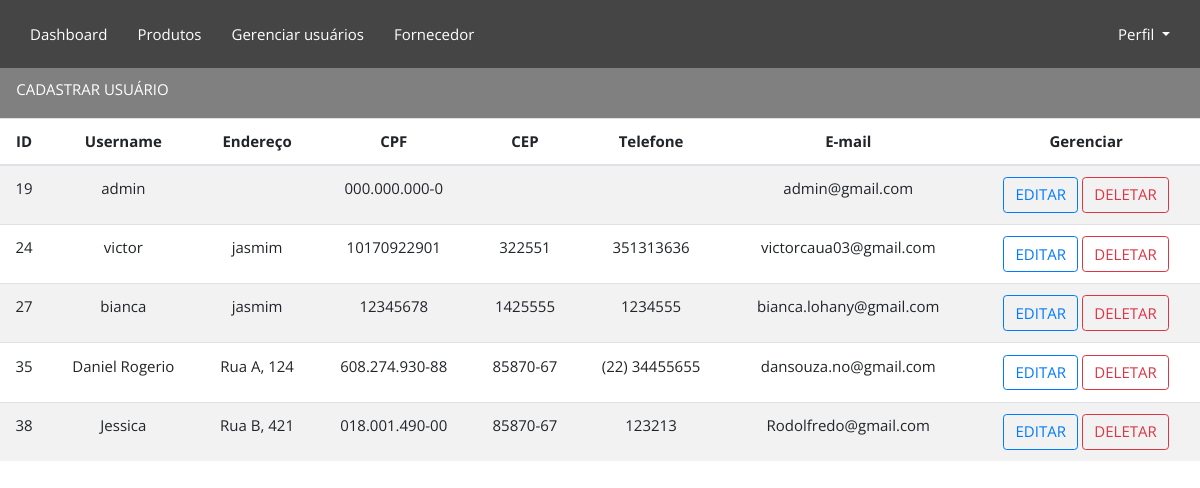
Screenshot of /funcionario/ with the database file from the repository.
### CRUDfuncionario/models.py (models this page shows, shortened)
class Funcionario(AbstractUser):
    idFuncionario = models.AutoField(primary_key=True)
    nivelDeAcesso = models.IntegerField(default=1)
    enderecoFuncionario = models.CharField(max_length=30)
    CPF = CPFField('CPF',default='000.000.000-0')
    CEP = models.CharField(max_length=8)
    telefone = models.CharField(max_length=20)
    funcao = models.CharField(max_length=30)
    username = models.CharField(max_length=30,default='default_username', unique=True,
                                validators=[valida_texto])
    password = models.CharField(max_length=100, default='default_password')
    email = models.EmailField(unique=True, default='daniel@gmail.com',
                              validators = [EmailValidator(message="Insira um endereco de email valído")])

### CRUDfuncionario/views.py (the view)
# urls.py: path('', Funcionarios),
def Funcionarios(request):
    funcionarios = Funcionario.objects.all()
    return render(request, "funcionarios.html", {"funcionarios": funcionarios})

### CRUDfuncionario/templates/funcionarios.html (shortened to what this page needs)
{% extends 'base.html' %}
{% load static %}
{% block content %}
<link rel="stylesheet" href="{% static 'css/crudfuncionario.css' %}">
<div class="retangulo">
    <ul>
        <li>
            <button type="button" class="btn btn-transparent" data-toggle="modal" data-target=".bd-cadastro-modal-lg">
                CADASTRAR USUÁRIO
            </button>
        </li>
    </ul>
</div>
<table class="table table-striped">
    <thead class="thead">
        <tr>
            <th scope="col">ID</th>
            <th scope="col">Username</th>
            <th scope="col">Endereço</th>
            <th scope="col">CPF</th>
            <th scope="col">CEP</th>
            <th scope="col">Telefone</th>
            <th scope="col">E-mail</th>
            <th scope="col">Gerenciar</th>
        </tr>
    </thead>
    <tbody>
        {% for funcionario in funcionarios %}
        <tr>
            <td>{{ funcionario.idFuncionario }}</td>
            <td>{{ funcionario.username }}</td>
            <td>{{ funcionario.enderecoFuncionario }}</td>
            <td>{{ funcionario.CPF }}</td>
            <td>{{ funcionario.CEP }}</td>
            <td>{{ funcionario.telefone }}</td>
            <td>{{ funcionario.email }}</td>
            <td>
                <a href="{% url 'editar_view' funcionario.idFuncionario %}" class="btn btn-outline-primary">EDITAR</a>
                <a href="{% url 'delete_view' funcionario.idFuncionario %}" class="btn btn-outline-danger">DELETAR</a>
            </td>
        </tr>
        {% endfor %}
    </tbody>
</table>
{% endblock %}

### dashboard/Static/css/base.css (style rules this page uses)
* { margin:auto; padding: 0; box-sizing: border-box; font-family: 'Open Sans', sans-serif; font-size: 15px ; }

### CRUDfuncionario/static/css/crudfuncionario.css (style rules this page uses)
* { margin:auto; padding: 0; box-sizing: border-box; font-family: 'Open Sans', sans-serif; font-size: 15px; }
.retangulo ul { height: 50px; background-color: grey; }
.retangulo ul li { display: inline; }
.btn-transparent { margin: 5px; background: transparent; border: none; transition: background .3s; color: white; }
.table thead th, .table tbody td { text-align: center; }
dl, ol, ul { margin-top: 0; margin-bottom: auto; }

### rows the page displays
Funcionario: idFuncionario "19", username "admin", CPF "000.000.000-0", email "admin@gmail.com"
Funcionario: idFuncionario "24", username "victor", enderecoFuncionario "jasmim", CPF "10170922901", CEP "322551", telefone "351313636", email "victorcaua03@gmail.com"
Funcionario: idFuncionario "27", username "bianca", enderecoFuncionario "jasmim", CPF "12345678", CEP "1425555", telefone "1234555", email "bianca.lohany@gmail.com"
Funcionario: idFuncionario "35", username "Daniel Rogerio", enderecoFuncionario "Rua A, 124", CPF "608.274.930-88", CEP "85870-67", telefone "(22) 34455655", email "dansouza.no@gmail.com"
Funcionario: idFuncionario "38", username "Jessica", enderecoFuncionario "Rua B, 421", CPF "018.001.490-00", CEP "85870-67", telefone "123213", email "Rodolfredo@gmail.com"
